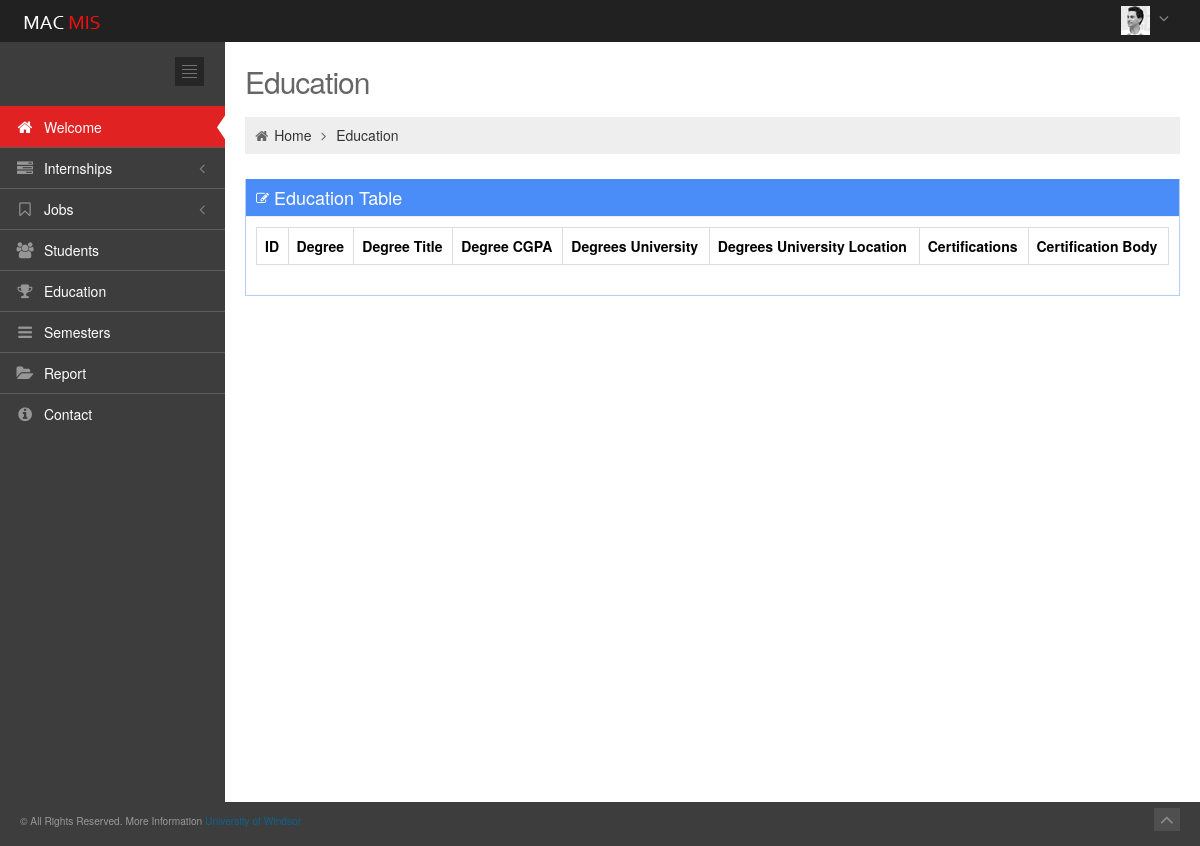
The page /app/education/ (signed in) on the database as committed earlier.
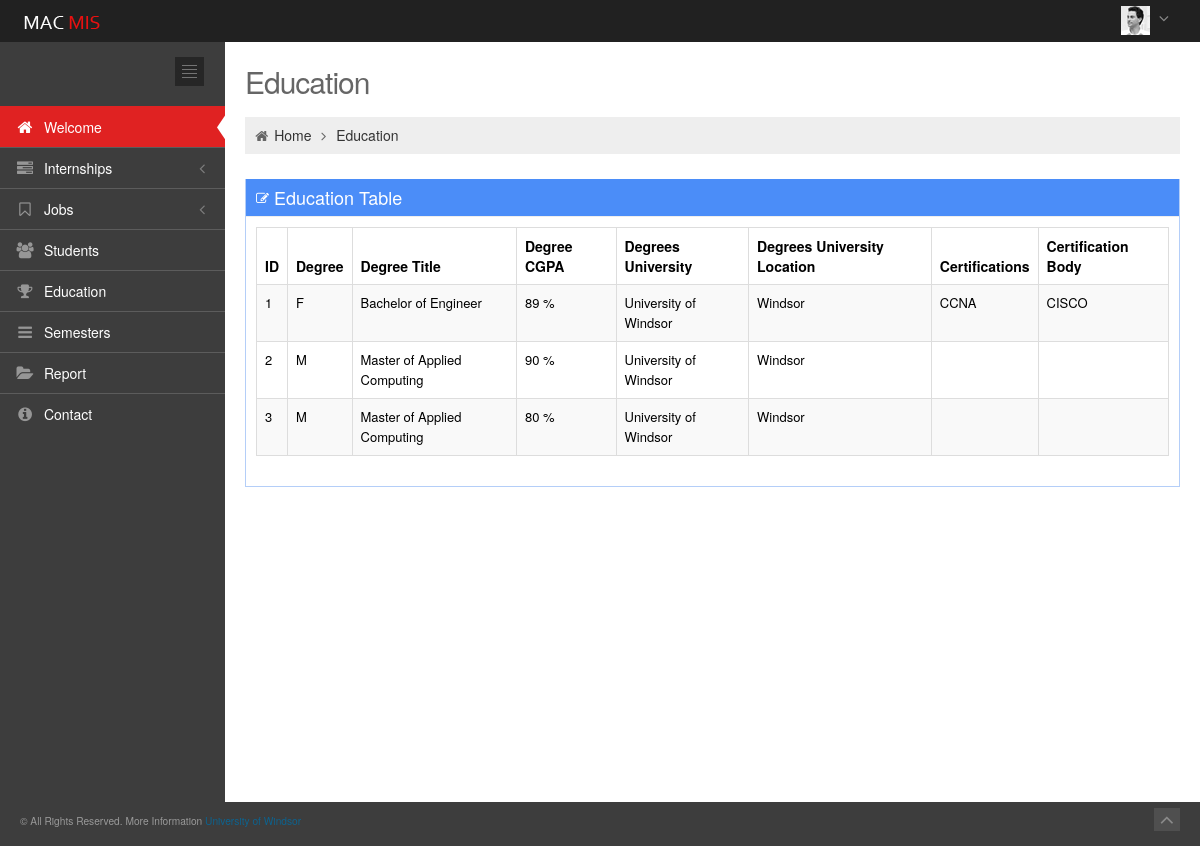
The same page on the database as committed later.
### app/models.py (models this page shows, shortened)
class Education(models.Model):
    DEGREE_CHOICES = (
        ('F', 'Undergraduate'),
        ('M', 'Graduate'),
    )
    edu_id = models.AutoField(primary_key=True)
    edu_degree = models.CharField(max_length=50, choices=DEGREE_CHOICES)
    edu_degree_title = models.CharField(max_length=50)
    edu_degree_cgpa = models.CharField(max_length=2)
    edu_degree_university = models.CharField(max_length=30)
    edu_degree_location = models.CharField(max_length=30)
    edu_certification_title = models.CharField(max_length=50,blank=True, null=True)
    edu_certification_body = models.CharField(max_length=200,blank=True, null=True)
    stu_id = models.ForeignKey(Student)

### app/views.py (the view)
# urls.py: url(r'^education/update/(?P<pk>\d+)$', views.EducationUpdateView.as_view(), name='update_education'),
def education(request):
    education_list = Education.objects.all()
    return render(request, 'app/education.html',{'education_list': education_list})

### app/templates/app/education.html (shortened to what this page needs)
{% extends 'app/base.html' %}
{% block container %}
		<div class="page-content">
			<div class="container-fluid">
				<div class="row-fluid">
					<div class="span12">
						<h3 class="page-title">
							Education
						</h3>
						<ul class="breadcrumb">
							<li>
								<i class="icon-home"></i>
								<a href="welcome.html">Home</a>
								<i class="icon-angle-right"></i>
							</li>
							<li><a href="#">Education</a></li>
						</ul>
					</div>
				</div>
				<div class="row-fluid">
					<div class="span12">
						<div class="portlet box blue">
							<div class="portlet-title">
								<div class="caption"><i class="icon-edit"></i>Education Table</div>
							</div>
							<div class="portlet-body">
								<table class="table table-striped table-hover table-bordered" id="sample_editable_1">
									<thead>
										<tr>
											<th>ID</th>
											<th>Degree</th>
											<th>Degree Title</th>
											<th>Degree CGPA</th>
											<th>Degrees University</th>
											<th>Degrees University Location</th>
											<th>Certifications</th>
											<th>Certification Body</th>
										</tr>
									</thead>
									<tbody>
                                    {% for edu in education_list %}
										<tr class="">
											<td>{{ edu.edu_id }}</td>
											<td>{{ edu.edu_degree }}</td>
											<td>{{ edu.edu_degree_title }}</td>
											<td>{{ edu.edu_degree_cgpa }} %</td>
											<td>{{ edu.edu_degree_university }}</td>
											<td>{{ edu.edu_degree_location }}</td>
											<td>{{ edu.edu_certification_title }}</td>
											<td>{{ edu.edu_certification_body }}</td>
										</tr>
                                    {% endfor %}
									</tbody>
								</table>
							</div>
						</div>
					</div>
				</div>
			</div>
		</div>
{% endblock %}

### app/templates/app/base.html (shortened to what this page needs)
{% load staticfiles %}
<!DOCTYPE html>
 <html lang="en" class="no-js">
<head>
	<link href="{% static 'app/css/bootstrap.min.css' %}" rel="stylesheet" type="text/css"/>
	<link href="{% static 'app/css/bootstrap-responsive.min.css' %}" rel="stylesheet" type="text/css"/>
	<link href="{% static 'app/css/font-awesome.min.css' %}" rel="stylesheet" type="text/css"/>
	<link href="{% static 'app/css/style-metro.css' %}" rel="stylesheet" type="text/css"/>
	<link href="{% static 'app/css/style.css' %}" rel="stylesheet" type="text/css"/>
	<link href="{% static 'app/css/style-responsive.css' %}" rel="stylesheet" type="text/css"/>
	<link href="{% static 'app/css/default.css' %}" rel="stylesheet" type="text/css" id="style_color"/>
	<link href="{% static 'app/css/uniform.default.css' %}" rel="stylesheet" type="text/css"/>
</head>
<body class="page-header-fixed">
{% if request.user.is_authenticated %}
	<div class="header navbar navbar-inverse navbar-fixed-top">
		<div class="navbar-inner">
			<div class="container-fluid">
				<a class="brand" href="#">
				<img src="{% static 'app/image/logo.png' %}" alt="logo"/>
				</a>
				<ul class="nav pull-right">
					<li class="dropdown user">
						<a href="#" class="dropdown-toggle" data-toggle="dropdown">
						<img alt="" src="{% static 'app/image/avatar1_small.jpg' %}" />
						<i class="icon-angle-down"></i>
						</a>
					</li>
				</ul>
			</div>
		</div>
	</div>
	<div class="page-container">
		<div class="page-sidebar nav-collapse collapse">
			<ul class="page-sidebar-menu">
				<li>
					<div class="sidebar-toggler hidden-phone"></div>
				</li>
				<li>
					<br>
				</li>
				<li class="start active ">
					<a href="{% url 'app:welcome' %}">
					<i class="icon-home"></i>
					<span class="title">Welcome</span>
					<span class="selected"></span>
					</a>
				</li>
				<li class="">
					<a href="javascript:;">
					<i class="icon-tasks"></i>
					<span class="title">Internships</span>
					</a>
				</li>
				<li class="">
					<a href="javascript:;">
					<i class="icon-bookmark-empty"></i>
					<span class="title">Jobs</span>
					</a>
				</li>
				<li class="">
					<a href="{% url 'app:student' %}">
					<i class="icon-group"></i>
					<span class="title">Students</span>
					</a>
				</li>
				<li class="">
					<a href="{% url 'app:education' %}">
					<i class="icon-trophy"></i>
					<span class="title">Education</span>
					</a>
				</li>
				<li class="">
					<a href="{% url 'app:semester' %}">
					<i class="icon-reorder"></i>
					<span class="title">Semesters</span>
					</a>
				</li>
				<li class="">
					<a href="{% url 'app:report' %}">
					<i class="icon-folder-open"></i>
					<span class="title">Report</span>
					</a>
				</li>
				<li class="">
					<a href="{% url 'app:contact' %}">
					<i class="icon-info-sign"></i>
					<span class="title">Contact</span>
					</a>
				</li>
			</ul>
		</div>
        {% block container %}{% endblock %}
	</div>
	<div class="footer">
		<div class="footer-inner">
			<p><small>&copy; All Rights Reserved. More Information <a href="http://www.uwindsor.ca/" target="_blank" title="uwindsor">University of Windsor</a></small></p>
		</div>
		<div class="footer-tools">
			<span class="go-top">
			<i class="icon-angle-up"></i>
			</span>
		</div>
	</div>
{% else %}
    <p>Please sign in.</p>
{% endif %}
</body>
</html>

### app/static/app/css/style-metro.css (style rules this page uses)
div, input, select, textarea, span, img, table, td, th, p, a, button, ul, li { -webkit-border-radius: 0 !important; -moz-border-radius: 0 !important; border-radius: 0 !important; }

### app/static/app/css/style-responsive.css (style rules this page uses)
@media (min-width: 980px) { .page-sidebar { position: absolute; width: 225px; } }
@media (min-width: 980px) { .page-content { margin-left: 225px; margin-top: 0px; min-height: 760px; } }

### app/static/app/css/default.css (style rules this page uses)
body { background-color: #3d3d3d !important; }
.header .navbar-inner { filter: none !important; background-image: none !important; background-color: #212121 !important; }
.header .nav li.dropdown .dropdown-toggle i { color: #8a8a8a !important; }
.page-sidebar { background-color: #3d3d3d; }
ul.page-sidebar-menu > li > a { border-top: 1px solid #5c5c5c !important; color: #ffffff !important; }
ul.page-sidebar-menu > li:last-child > a { border-bottom: 1px solid transparent !important; }
ul.page-sidebar-menu > li a i { color: #969696; }
ul.page-sidebar-menu > li.active > a { background: #e02222 !important; border-top-color: transparent !important; color: #ffffff; }
ul.page-sidebar-menu > li.active > a i { color: #ffffff; }
.sidebar-toggler { background-image: url(../image/sidebar-toggler.jpg); background-color: #242424; }
.footer .footer-inner { color: #999999; }
.footer .footer-tools .go-top { background-color: #4f4f4f; }
.footer .footer-tools .go-top i { color: #8a8a8a; }

Rows that differ between the two databases and show on the page:
added Education: edu_id "1", edu_degree "F", edu_degree_title "Bachelor of Engineer", edu_degree_cgpa "89", edu_degree_university "University of Windsor", edu_degree_location "Windsor", edu_certification_title "CCNA", edu_certification_body "CISCO"
added Education: edu_id "2", edu_degree "M", edu_degree_title "Master of Applied Computing", edu_degree_cgpa "90", edu_degree_university "University of Windsor", edu_degree_location "Windsor"
added Education: edu_id "3", edu_degree "M", edu_degree_title "Master of Applied Computing", edu_degree_cgpa "80", edu_degree_university "University of Windsor", edu_degree_location "Windsor"
